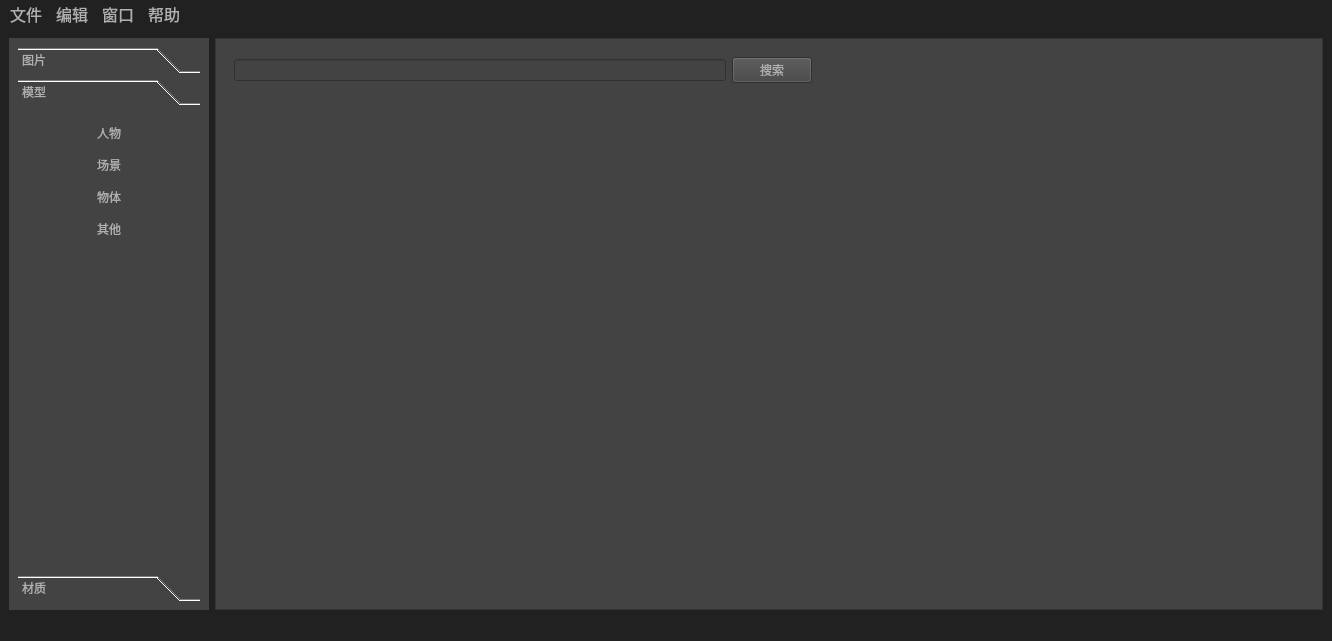
<?xml version="1.0" encoding="UTF-8"?>
<ui version="4.0">
 <class>MainWindow</class>
 <widget class="QMainWindow" name="MainWindow">
  <property name="geometry">
   <rect>
    <x>0</x>
    <y>0</y>
    <width>1332</width>
    <height>641</height>
   </rect>
  </property>
  <property name="font">
   <font>
    <pointsize>20</pointsize>
   </font>
  </property>
  <property name="windowTitle">
   <string>资源浏览器</string>
  </property>
  <property name="styleSheet">
   <string notr="true">color: rgb(175, 175, 175);
background-color: rgb(33, 33, 33);</string>
  </property>
  <property name="locale">
   <locale language="Chinese" country="China"/>
  </property>
  <widget class="QWidget" name="centralwidget">
   <layout class="QHBoxLayout" name="_2">
    <item>
     <widget class="QScrollArea" name="scrollArea">
      <property name="sizePolicy">
       <sizepolicy hsizetype="Preferred" vsizetype="Expanding">
        <horstretch>0</horstretch>
        <verstretch>0</verstretch>
       </sizepolicy>
      </property>
      <property name="minimumSize">
       <size>
        <width>200</width>
        <height>0</height>
       </size>
      </property>
      <property name="maximumSize">
       <size>
        <width>200</width>
        <height>16777215</height>
       </size>
      </property>
      <property name="styleSheet">
       <string notr="true">background-color: rgb(67, 67, 67);</string>
      </property>
      <property name="frameShape">
       <enum>QFrame::NoFrame</enum>
      </property>
      <property name="frameShadow">
       <enum>QFrame::Plain</enum>
      </property>
      <property name="lineWidth">
       <number>0</number>
      </property>
      <property name="widgetResizable">
       <bool>true</bool>
      </property>
      <widget class="QWidget" name="scrollAreaWidgetContents">
       <property name="geometry">
        <rect>
         <x>0</x>
         <y>0</y>
         <width>200</width>
         <height>561</height>
        </rect>
       </property>
       <layout class="QGridLayout" name="gridLayout">
        <item row="0" column="0">
         <widget class="QToolBox" name="toolBox">
          <property name="frameShape">
           <enum>QFrame::Panel</enum>
          </property>
          <property name="frameShadow">
           <enum>QFrame::Plain</enum>
          </property>
          <property name="lineWidth">
           <number>0</number>
          </property>
          <property name="currentIndex">
           <number>1</number>
          </property>
          <widget class="QWidget" name="page">
           <property name="geometry">
            <rect>
             <x>0</x>
             <y>0</y>
             <width>178</width>
             <height>449</height>
            </rect>
           </property>
           <property name="layoutDirection">
            <enum>Qt::LeftToRight</enum>
           </property>
           <property name="autoFillBackground">
            <bool>false</bool>
           </property>
           <attribute name="label">
            <string>图片</string>
           </attribute>
           <layout class="QVBoxLayout" name="verticalLayout">
            <item>
             <widget class="QPushButton" name="btn_pic_men">
              <property name="text">
               <string>人物</string>
              </property>
              <property name="autoDefault">
               <bool>false</bool>
              </property>
              <property name="flat">
               <bool>true</bool>
              </property>
             </widget>
            </item>
            <item>
             <widget class="QPushButton" name="btn_pic_sence">
              <property name="text">
               <string>场景</string>
              </property>
              <property name="autoDefault">
               <bool>false</bool>
              </property>
              <property name="flat">
               <bool>true</bool>
              </property>
             </widget>
            </item>
            <item>
             <widget class="QPushButton" name="btn_pic_goods">
              <property name="text">
               <string>物品</string>
              </property>
              <property name="autoDefault">
               <bool>false</bool>
              </property>
              <property name="flat">
               <bool>true</bool>
              </property>
             </widget>
            </item>
            <item>
             <widget class="QPushButton" name="btn_pic_texture">
              <property name="text">
               <string>贴图</string>
              </property>
              <property name="autoDefault">
               <bool>false</bool>
              </property>
              <property name="flat">
               <bool>true</bool>
              </property>
             </widget>
            </item>
            <item>
             <widget class="QPushButton" name="btn_pic_other">
              <property name="text">
               <string>其他</string>
              </property>
              <property name="autoDefault">
               <bool>false</bool>
              </property>
              <property name="flat">
               <bool>true</bool>
              </property>
             </widget>
            </item>
            <item>
             <spacer name="verticalSpacer">
              <property name="orientation">
               <enum>Qt::Vertical</enum>
              </property>
              <property name="sizeHint" stdset="0">
               <size>
                <width>20</width>
                <height>311</height>
               </size>
              </property>
             </spacer>
            </item>
           </layout>
          </widget>
          <widget class="QWidget" name="page_3">
           <property name="geometry">
            <rect>
             <x>0</x>
             <y>0</y>
             <width>178</width>
             <height>449</height>
            </rect>
           </property>
           <attribute name="label">
            <string>模型</string>
           </attribute>
           <layout class="QVBoxLayout" name="verticalLayout_3">
            <item>
             <widget class="QPushButton" name="btn_model_men">
              <property name="text">
               <string>人物</string>
              </property>
              <property name="flat">
               <bool>true</bool>
              </property>
             </widget>
            </item>
            <item>
             <widget class="QPushButton" name="btn_model_scene">
              <property name="text">
               <string>场景</string>
              </property>
              <property name="flat">
               <bool>true</bool>
              </property>
             </widget>
            </item>
            <item>
             <widget class="QPushButton" name="btn_model_object">
              <property name="text">
               <string>物体</string>
              </property>
              <property name="flat">
               <bool>true</bool>
              </property>
             </widget>
            </item>
            <item>
             <widget class="QPushButton" name="btn_model_other">
              <property name="text">
               <string>其他</string>
              </property>
              <property name="flat">
               <bool>true</bool>
              </property>
             </widget>
            </item>
            <item>
             <spacer name="verticalSpacer_3">
              <property name="orientation">
               <enum>Qt::Vertical</enum>
              </property>
              <property name="sizeHint" stdset="0">
               <size>
                <width>20</width>
                <height>340</height>
               </size>
              </property>
             </spacer>
            </item>
           </layout>
          </widget>
          <widget class="QWidget" name="page_2">
           <property name="geometry">
            <rect>
             <x>0</x>
             <y>0</y>
             <width>178</width>
             <height>449</height>
            </rect>
           </property>
           <attribute name="label">
            <string>材质</string>
           </attribute>
           <layout class="QVBoxLayout" name="verticalLayout_4">
            <item>
             <widget class="QPushButton" name="pushButton_5">
              <property name="layoutDirection">
               <enum>Qt::LeftToRight</enum>
              </property>
              <property name="text">
               <string>人物</string>
              </property>
              <property name="autoDefault">
               <bool>false</bool>
              </property>
              <property name="default">
               <bool>false</bool>
              </property>
              <property name="flat">
               <bool>true</bool>
              </property>
             </widget>
            </item>
            <item>
             <widget class="QPushButton" name="pushButton_6">
              <property name="layoutDirection">
               <enum>Qt::LeftToRight</enum>
              </property>
              <property name="text">
               <string>物体</string>
              </property>
              <property name="autoDefault">
               <bool>false</bool>
              </property>
              <property name="default">
               <bool>false</bool>
              </property>
              <property name="flat">
               <bool>true</bool>
              </property>
             </widget>
            </item>
            <item>
             <widget class="QPushButton" name="pushButton_7">
              <property name="layoutDirection">
               <enum>Qt::LeftToRight</enum>
              </property>
              <property name="text">
               <string>地形</string>
              </property>
              <property name="autoDefault">
               <bool>false</bool>
              </property>
              <property name="default">
               <bool>false</bool>
              </property>
              <property name="flat">
               <bool>true</bool>
              </property>
             </widget>
            </item>
            <item>
             <widget class="QPushButton" name="pushButton_8">
              <property name="layoutDirection">
               <enum>Qt::LeftToRight</enum>
              </property>
              <property name="text">
               <string>建筑</string>
              </property>
              <property name="autoDefault">
               <bool>false</bool>
              </property>
              <property name="default">
               <bool>false</bool>
              </property>
              <property name="flat">
               <bool>true</bool>
              </property>
             </widget>
            </item>
            <item>
             <widget class="QPushButton" name="pushButton_14">
              <property name="layoutDirection">
               <enum>Qt::LeftToRight</enum>
              </property>
              <property name="text">
               <string>其他</string>
              </property>
              <property name="autoDefault">
               <bool>false</bool>
              </property>
              <property name="default">
               <bool>false</bool>
              </property>
              <property name="flat">
               <bool>true</bool>
              </property>
             </widget>
            </item>
            <item>
             <spacer name="verticalSpacer_2">
              <property name="orientation">
               <enum>Qt::Vertical</enum>
              </property>
              <property name="sizeHint" stdset="0">
               <size>
                <width>20</width>
                <height>311</height>
               </size>
              </property>
             </spacer>
            </item>
           </layout>
          </widget>
         </widget>
        </item>
       </layout>
      </widget>
     </widget>
    </item>
    <item>
     <widget class="QScrollArea" name="scrollArea_2">
      <property name="styleSheet">
       <string notr="true">background-color: rgb(67, 67, 67);</string>
      </property>
      <property name="widgetResizable">
       <bool>true</bool>
      </property>
      <widget class="QWidget" name="scrollAreaWidgetContents_2">
       <property name="geometry">
        <rect>
         <x>0</x>
         <y>0</y>
         <width>1101</width>
         <height>559</height>
        </rect>
       </property>
       <layout class="QVBoxLayout" name="verticalLayout_2">
        <item>
         <widget class="QWidget" name="widget" native="true">
          <layout class="QHBoxLayout" name="horizontalLayout">
           <item>
            <widget class="QLineEdit" name="lineEdit">
             <property name="sizePolicy">
              <sizepolicy hsizetype="Expanding" vsizetype="Fixed">
               <horstretch>0</horstretch>
               <verstretch>0</verstretch>
              </sizepolicy>
             </property>
             <property name="minimumSize">
              <size>
               <width>200</width>
               <height>0</height>
              </size>
             </property>
             <property name="layoutDirection">
              <enum>Qt::LeftToRight</enum>
             </property>
            </widget>
           </item>
           <item>
            <widget class="QPushButton" name="pushButton_25">
             <property name="text">
              <string>搜索</string>
             </property>
            </widget>
           </item>
           <item>
            <spacer name="horizontalSpacer">
             <property name="orientation">
              <enum>Qt::Horizontal</enum>
             </property>
             <property name="sizeHint" stdset="0">
              <size>
               <width>364</width>
               <height>20</height>
              </size>
             </property>
            </spacer>
           </item>
          </layout>
         </widget>
        </item>
        <item>
         <widget class="QWidget" name="widget_source" native="true">
          <property name="sizePolicy">
           <sizepolicy hsizetype="Expanding" vsizetype="Expanding">
            <horstretch>0</horstretch>
            <verstretch>0</verstretch>
           </sizepolicy>
          </property>
         </widget>
        </item>
       </layout>
      </widget>
     </widget>
    </item>
   </layout>
  </widget>
  <widget class="QMenuBar" name="menubar">
   <property name="geometry">
    <rect>
     <x>0</x>
     <y>0</y>
     <width>1332</width>
     <height>33</height>
    </rect>
   </property>
   <property name="minimumSize">
    <size>
     <width>0</width>
     <height>20</height>
    </size>
   </property>
   <property name="font">
    <font>
     <pointsize>12</pointsize>
     <weight>50</weight>
     <italic>false</italic>
     <bold>false</bold>
     <underline>false</underline>
    </font>
   </property>
   <widget class="QMenu" name="menu">
    <property name="title">
     <string>文件</string>
    </property>
   </widget>
   <widget class="QMenu" name="menu_2">
    <property name="title">
     <string>编辑</string>
    </property>
   </widget>
   <widget class="QMenu" name="menu_3">
    <property name="title">
     <string>窗口</string>
    </property>
   </widget>
   <widget class="QMenu" name="menu_help">
    <property name="title">
     <string>帮助</string>
    </property>
   </widget>
   <addaction name="menu"/>
   <addaction name="menu_2"/>
   <addaction name="menu_3"/>
   <addaction name="menu_help"/>
  </widget>
  <widget class="QStatusBar" name="statusbar"/>
  <action name="action">
   <property name="text">
    <string>新建</string>
   </property>
  </action>
  <action name="action_2">
   <property name="text">
    <string>打开</string>
   </property>
  </action>
  <action name="action_about">
   <property name="text">
    <string>关于</string>
   </property>
  </action>
 </widget>
 <resources/>
 <connections/>
</ui>
